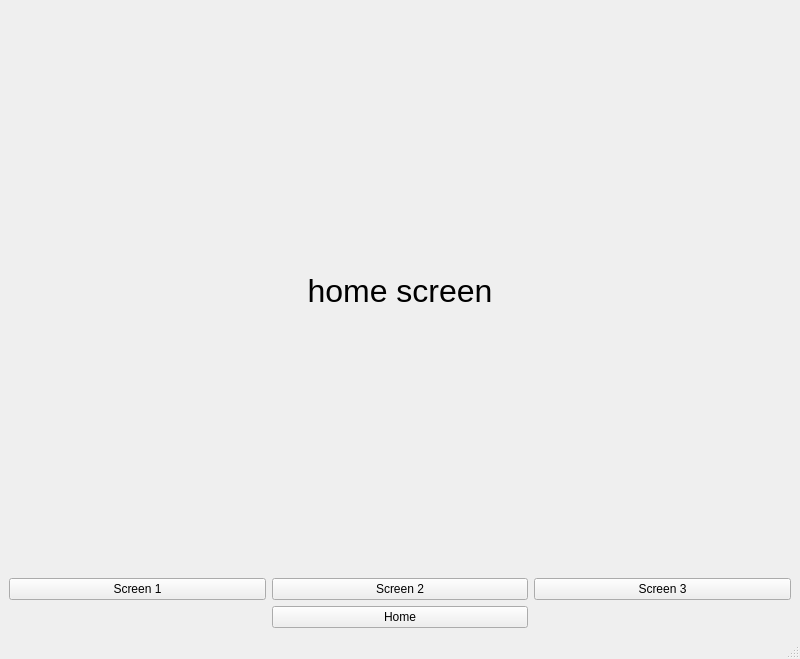
<?xml version="1.0" encoding="UTF-8"?>
<ui version="4.0">
 <class>MainWindow</class>
 <widget class="QMainWindow" name="MainWindow">
  <property name="geometry">
   <rect>
    <x>0</x>
    <y>0</y>
    <width>800</width>
    <height>659</height>
   </rect>
  </property>
  <property name="windowTitle">
   <string>MainWindow</string>
  </property>
  <widget class="QWidget" name="centralwidget">
   <layout class="QGridLayout" name="gridLayout">
    <item row="1" column="2">
     <widget class="QPushButton" name="BTScreen3">
      <property name="text">
       <string>Screen 3</string>
      </property>
     </widget>
    </item>
    <item row="0" column="0" colspan="3">
     <widget class="QStackedWidget" name="stackedWidget">
      <widget class="QWidget" name="screen">
       <layout class="QGridLayout" name="gridLayout_2">
        <item row="0" column="0">
         <widget class="QLabel" name="label">
          <property name="font">
           <font>
            <pointsize>24</pointsize>
           </font>
          </property>
          <property name="text">
           <string>home screen</string>
          </property>
          <property name="alignment">
           <set>Qt::AlignCenter</set>
          </property>
         </widget>
        </item>
       </layout>
      </widget>
      <widget class="QWidget" name="screen1">
       <layout class="QGridLayout" name="gridLayout_3">
        <item row="0" column="0">
         <widget class="QLabel" name="label_2">
          <property name="font">
           <font>
            <pointsize>24</pointsize>
           </font>
          </property>
          <property name="text">
           <string>Screen 1</string>
          </property>
          <property name="alignment">
           <set>Qt::AlignCenter</set>
          </property>
         </widget>
        </item>
       </layout>
      </widget>
      <widget class="QWidget" name="screen2">
       <layout class="QGridLayout" name="gridLayout_4">
        <item row="0" column="0">
         <widget class="QLabel" name="label_3">
          <property name="font">
           <font>
            <pointsize>24</pointsize>
           </font>
          </property>
          <property name="text">
           <string>Screen 2</string>
          </property>
          <property name="alignment">
           <set>Qt::AlignCenter</set>
          </property>
         </widget>
        </item>
       </layout>
      </widget>
      <widget class="QWidget" name="screen3">
       <property name="styleSheet">
        <string notr="true">background-color: rgb(170, 255, 0);</string>
       </property>
       <layout class="QGridLayout" name="gridLayout_5">
        <item row="0" column="0">
         <widget class="QLabel" name="label_4">
          <property name="font">
           <font>
            <pointsize>24</pointsize>
           </font>
          </property>
          <property name="text">
           <string>Screen 3</string>
          </property>
          <property name="alignment">
           <set>Qt::AlignCenter</set>
          </property>
         </widget>
        </item>
       </layout>
      </widget>
     </widget>
    </item>
    <item row="1" column="1">
     <widget class="QPushButton" name="BTScreen2">
      <property name="text">
       <string>Screen 2</string>
      </property>
     </widget>
    </item>
    <item row="1" column="0">
     <widget class="QPushButton" name="BTScreen1">
      <property name="text">
       <string>Screen 1</string>
      </property>
     </widget>
    </item>
    <item row="2" column="1">
     <widget class="QPushButton" name="BTHome">
      <property name="text">
       <string>Home</string>
      </property>
     </widget>
    </item>
   </layout>
  </widget>
  <widget class="QMenuBar" name="menubar">
   <property name="geometry">
    <rect>
     <x>0</x>
     <y>0</y>
     <width>800</width>
     <height>22</height>
    </rect>
   </property>
  </widget>
  <widget class="QStatusBar" name="statusbar"/>
 </widget>
 <resources/>
 <connections/>
</ui>
